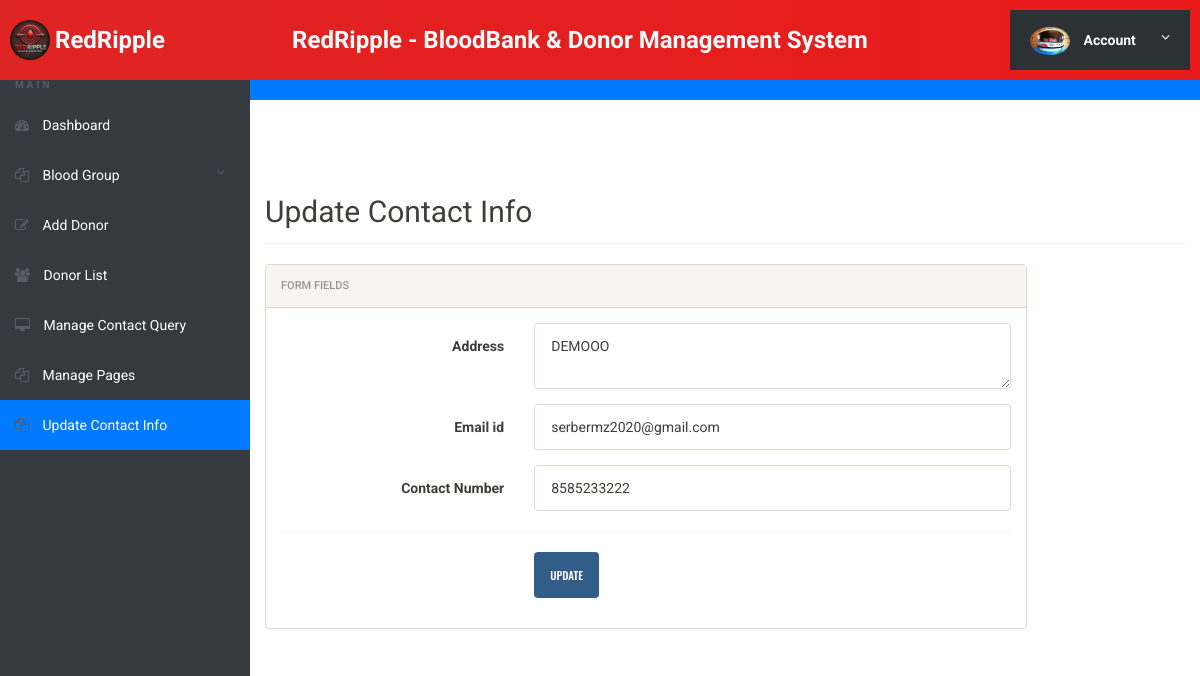
The page /bbdms/admin/update-contactinfo.php (signed in) on the database its author committed.
### tables this page shows
CREATE TABLE `tblcontactusinfo` (
  `id` int(11) NOT NULL,
  `Address` tinytext DEFAULT NULL,
  `EmailId` varchar(255) DEFAULT NULL,
  `ContactNo` char(11) DEFAULT NULL
);

### bbdms/admin/update-contactinfo.php (the view, shortened to what this page needs)
<?php
include('includes/config.php');
if(strlen($_SESSION['alogin'])==0)
	{
header('location:index.php');
}
else{
?>
<!doctype html>
<html lang="en" class="no-js">
<head>
	<link rel="stylesheet" href="css/font-awesome.min.css">
	<link rel="stylesheet" href="css/bootstrap.min.css">
	<link rel="stylesheet" href="css/dataTables.bootstrap.min.css">
	<link rel="stylesheet" href="css/bootstrap-social.css">
	<link rel="stylesheet" href="css/bootstrap-select.css">
	<link rel="stylesheet" href="css/fileinput.min.css">
	<link rel="stylesheet" href="css/awesome-bootstrap-checkbox.css">
	<link rel="stylesheet" href="css/style.css">
</head>
<body>
	<?php include('includes/header.php');?>
	<div class="ts-main-content">
	<?php include('includes/leftbar.php');?>
		<div class="content-wrapper">
			<div class="container-fluid">
				<div class="row">
					<div class="col-md-12">
						<h2 class="page-title">Update Contact Info</h2>
						<div class="row">
							<div class="col-md-10">
								<div class="panel panel-default">
									<div class="panel-heading">Form fields</div>
									<div class="panel-body">
										<form method="post" name="chngpwd" class="form-horizontal" onSubmit="return valid();">
				<?php $sql = "SELECT * from  tblcontactusinfo ";
$query = $dbh -> prepare($sql);
$query->execute();
$results=$query->fetchAll(PDO::FETCH_OBJ);
if($query->rowCount() > 0)
{
foreach($results as $result)
{				?>
				<div class="form-group">
												<label class="col-sm-4 control-label"> Address</label>
												<div class="col-sm-8">
													<textarea class="form-control" name="address" id="address" required><?php echo htmlentities($result->Address);?></textarea>
												</div>
											</div>
											<div class="form-group">
												<label class="col-sm-4 control-label"> Email id</label>
												<div class="col-sm-8">
													<input type="email" class="form-control" name="email" id="email" value="<?php echo htmlentities($result->EmailId);?>" required>
												</div>
											</div>
<div class="form-group">
												<label class="col-sm-4 control-label"> Contact Number </label>
												<div class="col-sm-8">
													<input type="text" class="form-control" value="<?php echo htmlentities($result->ContactNo);?>" name="contactno" id="contactno" required>
												</div>
											</div>
<?php }} ?>
											<div class="hr-dashed"></div>
											<div class="form-group">
												<div class="col-sm-8 col-sm-offset-4">
													<button class="btn btn-primary" name="submit" type="submit">Update</button>
												</div>
											</div>
										</form>
									</div>
								</div>
							</div>
						</div>
					</div>
				</div>
			</div>
		</div>
	</div>
</body>
</html>
<?php } ?>

### bbdms/admin/css/style.css (style rules this page uses)
html { font-size: 14px; }
@media only screen and (min-width: 480px) { html { font-size: 17px; } }
@media only screen and (min-width: 768px) { html { font-size: 14px; } }
body { font-size: 1em; }
.btn { font-family: 'Oswald', sans-serif; }
.hr-dashed { background-color: transparent; border-top: 1px dotted #edf0f5; color: transparent; height: 1px; margin: 20px 0; }
.panel { overflow: hidden; }
.btn { text-transform: none; }
.page-title { padding-bottom: 15px; margin-bottom: 20px; border-bottom: 1px solid #f0f0f0; }
.ts-main-content .content-wrapper { padding-top: 15px; margin-top: 60px; }
@media only screen and (min-width: 992px) { .ts-main-content .content-wrapper { margin-left: 250px; } }

### bbdms/admin/includes/header.php (style rules this page uses)
:root { --font-family: 'Poppins', sans-serif; --primary-color: #37a6c4; --primary-dark: #2c849c; --background-color: #f0f0f0; --text-color: #222; --white-color: #fff; }
body { font-family: var(--font-family); background-color: var(--background-color); color: var(--text-color); }

### bbdms/admin/includes/leftbar.php (style rules this page uses)
body { display: flex; flex-direction: column; min-height: 100vh; margin: 0; }

### rows shown on the page
tblcontactusinfo: address "DEMOOO", email "serbermz2020@gmail.com", contactno "8585233222"
